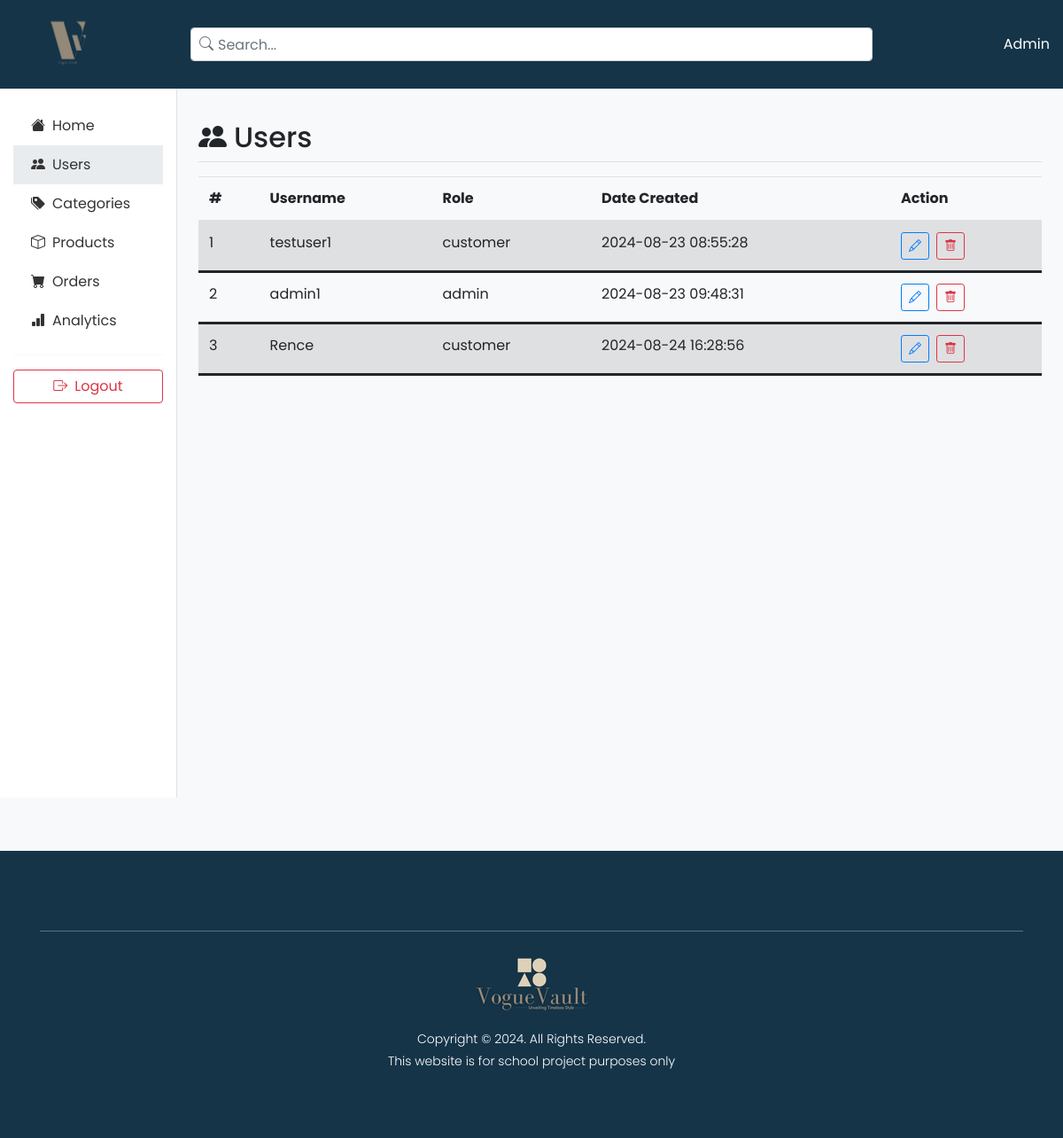
The page /admin/admin_users.php (signed in) on the database as committed earlier.
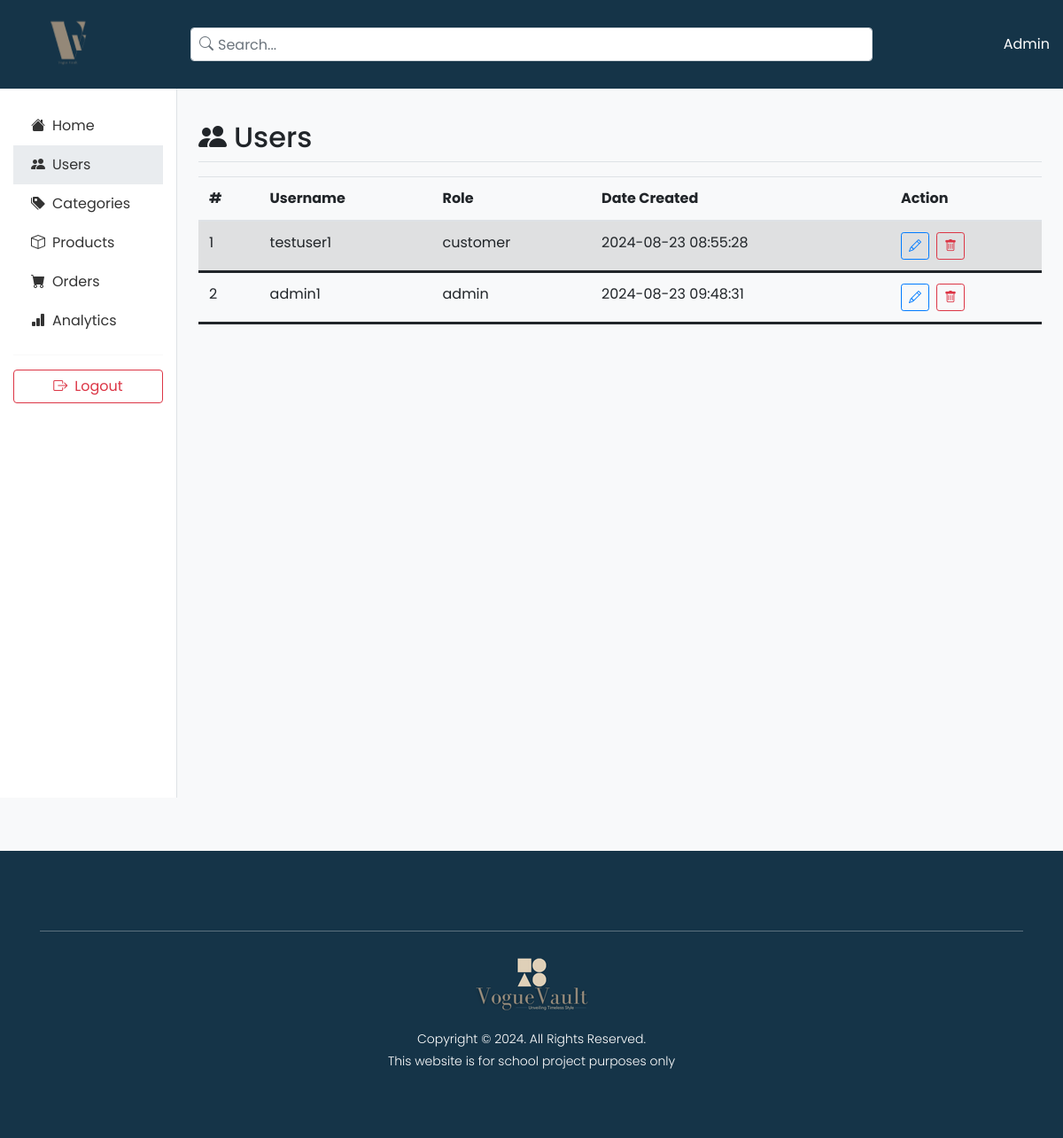
The same page on the database as committed later.
### tables this page shows
CREATE TABLE `users` (
  `id` int(11) NOT NULL,
  `username` varchar(50) NOT NULL,
  `password` varchar(255) NOT NULL,
  `email` varchar(100) NOT NULL,
  `role` varchar(20) NOT NULL DEFAULT 'customer',
  `gender` enum('male','female','other') DEFAULT NULL,
  `birthday` date DEFAULT NULL,
  `created_at` timestamp NOT NULL DEFAULT current_timestamp(),
  `reset_token` varchar(100) DEFAULT NULL,
  `address` text DEFAULT NULL
);

### admin/admin_users.php (the view, shortened to what this page needs)
<?php
require_once '../includes/connection.php';
$sql = "SELECT * FROM users";
$stmt = $pdo->query($sql);
?>
<!DOCTYPE html>
<html lang="en">
<head>
    <link href="../assets/fonts/poppins.css" rel="stylesheet">
    <link rel="stylesheet" href="../assets/css/bootstrap.min.css">
    <link rel="stylesheet" href="../assets/css/bootstrap-icons.min.css">
    <link rel="stylesheet" href="../assets/css/style.css">
    <link rel="stylesheet" href="https://cdnjs.cloudflare.com/ajax/libs/bootstrap-icons/1.5.0/font/bootstrap-icons.min.css">
</head>
<body>
    <div class="top-bar">
        <div class="container-fluid">
            <div class="row align-items-center">
                <div class="col-md-3 col-lg-2">
                    <a href="admin_panel.php" class="logo">
                        <img src="../assets/images/logowhitelctransparent.png" style="max-height: 80px; width: auto;">
                    </a>
                </div>
                <div class="col-md-6 col-lg-8">
                    <div class="search-bar">
                        <i class="bi bi-search text-muted"></i>
                        <input type="text" class="form-control" id="searchInput" placeholder="Search...">
                    </div>
                </div>
                <div class="col-md-3 col-lg-2 text-end">
                    <span class="text-white">Admin</span>
                </div>
            </div>
        </div>
    </div>
    <div class="container-fluid">
        <div class="row">
            <nav class="col-md-3 col-lg-2 d-md-block sidebar collapse">
                <div class="position-sticky">
                    <ul class="nav flex-column">
                        <li class="nav-item">
                            <a class="nav-link" href="./admin_panel.php">
                                <i class="bi bi-house-fill me-2"></i>Home
                            </a>
                        </li>
                        <li class="nav-item">
                            <a class="nav-link active" href="./admin_users.php">
                                <i class="bi bi-people-fill me-2"></i>Users
                            </a>
                        </li>
                        <li class="nav-item">
                            <a class="nav-link" href="#">
                                <i class="bi bi-tags-fill me-2"></i>Categories
                            </a>
                        </li>
                        <li class="nav-item">
                            <a class="nav-link" href="./admin_products.php">
                                <i class="bi bi-box me-2"></i>Products
                            </a>
                        </li>
                        <li class="nav-item">
                            <a class="nav-link" href="./admin_orders.php">
                                <i class="bi bi-cart-fill me-2"></i>Orders
                            </a>
                        </li>
                        <li class="nav-item">
                            <a class="nav-link" href="./admin_analytics.php">
                                <i class="bi bi-bar-chart-fill me-2"></i>Analytics
                            </a>
                        </li>
                    </ul>
                    <hr>
                    <div class="d-flex align-items-center justify-content-center">
                        <a href="../logout.php" class="btn btn-outline-danger w-100">
                            <i class="bi bi-box-arrow-right me-2"></i>Logout
                        </a>
                    </div>
                </div>
            </nav>
            <main class="col-md-9 ms-sm-auto col-lg-10 px-md-4 main-content">
                <div class="d-flex justify-content-between flex-wrap flex-md-nowrap align-items-center pt-3 pb-2 mb-3 border-bottom">
                    <h2><i class="bi bi-people-fill me-2"></i>Users</h2>
                </div>
                <div class="table-responsive">
                    <table class="table table-striped table-md">
                        <thead>
                            <tr>
                                <th>#</th>
                                <th>Username</th>
                                <th>Role</th>
                                <th>Date Created</th>
                                <th>Action</th>
                            </tr>
                        </thead>
                        <tbody>
                        <?php
                            if ($stmt) {
                                while ($row = $stmt->fetch(PDO::FETCH_ASSOC)) {
                                    echo "<tr data-user-id='" . htmlspecialchars($row["id"]) . "'>";
                                    echo "<td>" . htmlspecialchars($row["id"]) . "</td>";
                                    echo "<td>" . htmlspecialchars($row["username"]) . "</td>";
                                    echo "<td>" . htmlspecialchars($row["role"]) . "</td>";
                                    echo "<td>" . htmlspecialchars($row["created_at"]) . "</td>";
                                    echo "<td>";
                                    echo "<button class='btn btn-sm btn-outline-primary me-2' data-bs-toggle='modal' data-bs-target='#editUserModal' data-user-id='" . htmlspecialchars($row["id"]) . "'><i class='bi bi-pencil'></i></button>";
                                    echo "<button class='btn btn-sm btn-outline-danger' data-bs-toggle='modal' data-bs-target='#deleteModal' data-user-id='" . htmlspecialchars($row["id"]) . "'><i class='bi bi-trash'></i></button>";
                                    echo "</td>";
                                    echo "</tr>";
                                }
                            } else {
                                echo "<tr><td colspan='5'>No users found</td></tr>";
                            }
                            ?>
                        </tbody>
                    </table>
                </div>
            </main>
        </div>
    </div>
    <footer>
        <div class="container">
            <div class="row">
                <div class="col-lg-12">
                    <div class="under-footer">
                        <div class="logo">
                            <img src="../assets/images/white-logo.png" alt="">
                        </div>
                        <p>Copyright © <?php echo date("Y"); ?>. All Rights Reserved. <br> This website is for school project purposes only</p>
                        <ul>
                        </ul>
                    </div>
                </div>
            </div>
        </div>
    </footer>
</body>
</html>

### assets/css/style.css (style rules this page uses)
html, body, div, span, applet, object, iframe, h1, h2, h3, h4, h5, h6, p, blockquote, div pre, a, abbr, acronym, address, big, cite, code, del, dfn, em, font, img, ins, kbd, q, s, samp, small, strike, strong, sub, sup, tt, var, b, u, i, center, dl, dt, dd, ol, ul, li, figure, header, nav, section, article, aside, footer, figcaption { margin: 0; padding: 0; border: 0; outline: 0; }
ul, li { padding: 0; margin: 0; list-style: none; }
header, nav, section, article, aside, footer, hgroup { display: block; }
* { box-sizing: border-box; }
html, body { font-family: 'Poppins', sans-serif; font-weight: 400; background-color: #fff; font-size: 16px; -ms-text-size-adjust: 100%; -webkit-font-smoothing: antialiased; -moz-osx-font-smoothing: grayscale; }
a { text-decoration: none !important; }
h1, h2, h3, h4, h5, h6 { margin-top: 0px; margin-bottom: 0px; }
ul { margin-bottom: 0px; }
p { font-size: 14px; line-height: 25px; color: #153448; }
html, body { background: #fff; font-family: 'Poppins', sans-serif; }
footer { margin-top: 60px; padding: 60px 0px 30px 0px; background-color: #153448; }
footer .logo { margin-bottom: 20px; }
footer .under-footer { margin-top: 30px; padding-top: 30px; text-align: center; border-top: 1px solid rgba(250,250,250,0.3); }
footer .under-footer ul { margin-top: 20px; }
footer .under-footer p { color: #fff; font-size: 14px; font-weight: 300; }

### admin/admin_users.php (style rules this page uses)
body { font-family: 'Poppins', sans-serif; background-color: #f8f9fa; }
.sidebar { height: 100vh; background-color: white; border-right: 1px solid #dee2e6; padding-top: 20px; }
.sidebar .nav-link { color: #333; padding: 10px 20px; }
.sidebar .nav-link.active { background-color: #e9ecef; }
.top-bar { background-color: #153448; padding: 10px 0; }
.search-bar { position: relative; }
.search-bar input { padding-left: 30px; }
.search-bar .bi-search { position: absolute; top: 50%; left: 10px; transform: translateY(-50%); }
.main-content { margin-top: 20px; }

Rows that differ between the two databases and show on the page:
removed users: id "3", username "Rence", role "customer", created_at "2024-08-24 16:28:56"
